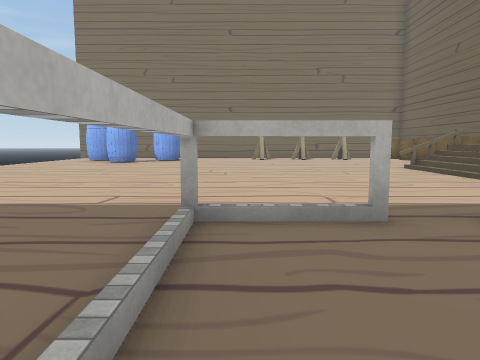
view 1 (above)

16 first-person views from a walk through a 3-D level made in the Unity game engine. The camera is 1.5 m above the floor, tilts 6° down and sees 70° across. The floor is counted in squares, 2 m on a side. Each view is taken from the middle of a square. On the plan, view 1 faces up. The plan holds only what a view shows up to about 11 squares ahead; the rest is blank. The place goes on beyond the plan. The player is left out. Some surface patterns are stand-ins.

view 2
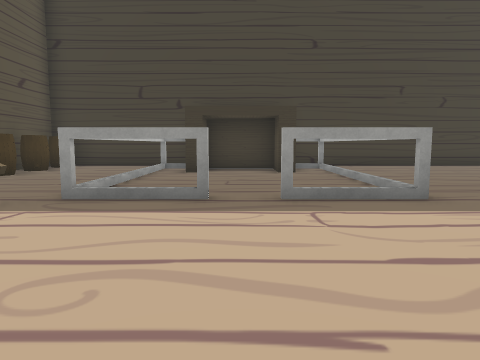

view 3
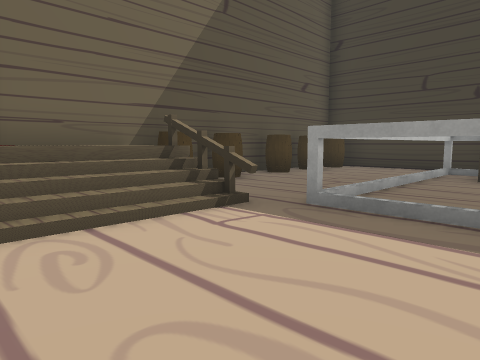

view 4
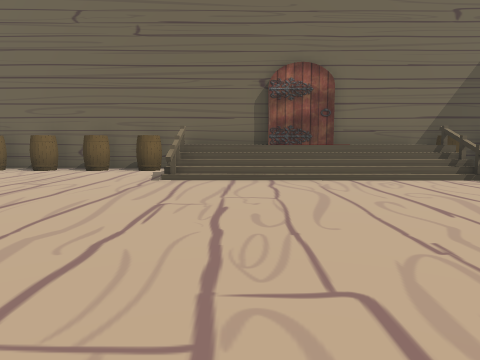

view 5
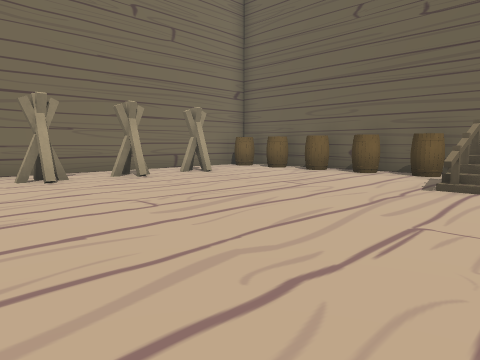

view 6
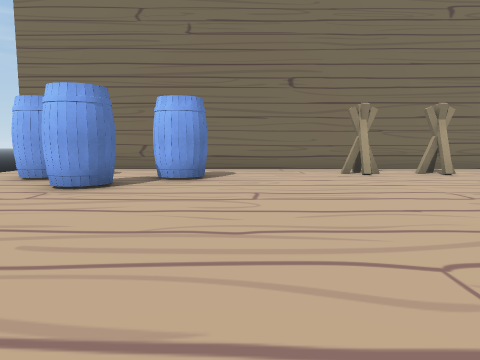

view 7
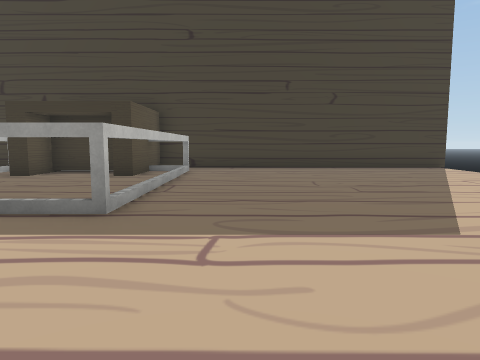

view 8
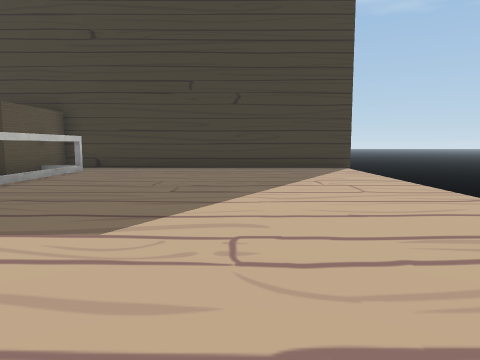

view 9
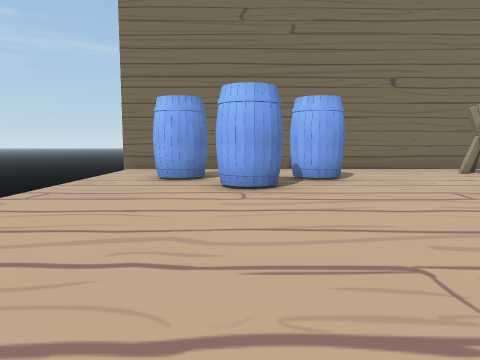

view 10
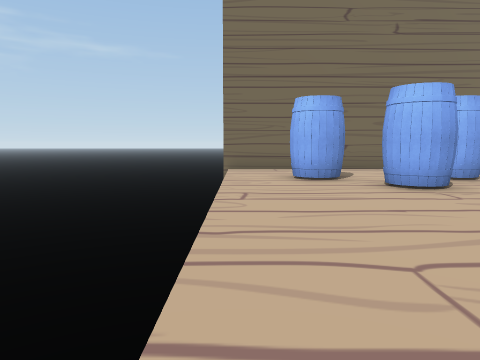

view 11
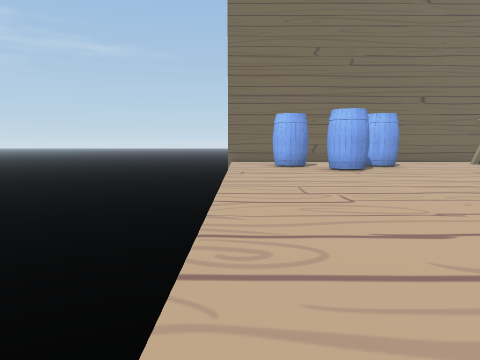

view 12
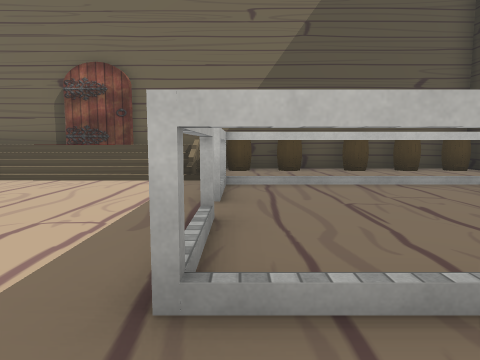

view 13
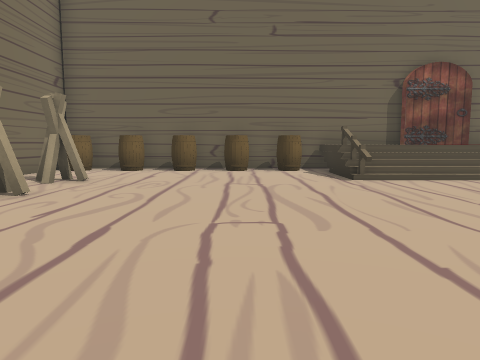

view 14
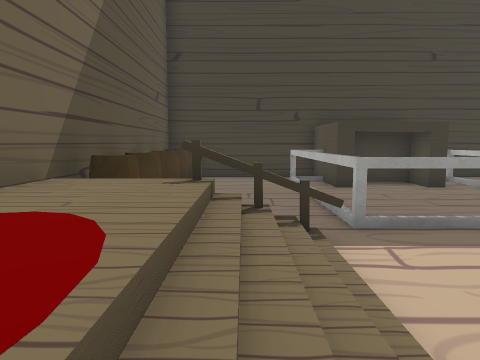

view 15
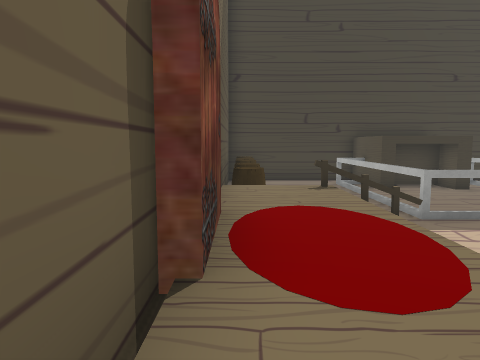

view 16
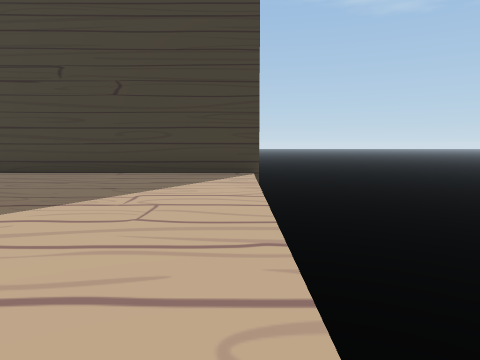

### Floor plan
Key: @ floor where view 1 was taken; # wall or solid block; . main floor; : floor 1.5 m higher than the main floor; / step, stairs or slope; v drop or lower ground; T thing the floor can be seen under or through; B barrel.
Columns run from 9 left of view 1 to 9 right of it. Each row starts with its distance up from view 1.
 19 v################
 18 v................B#
 17 v.........#.#.#...#
 16 v.BB.BB..........B#
 15 v..B..B..........B#
 14 v...B.............#
 13 v................B#
 12 v................B#
 11 v.................#
 10 v.............#/ :#
  9 v.............//::#
  8 v.............//::#
  7 v.............//::#
  6 v.............//::#
  5  .............//::#
  4  .............##/:#
  3  ........##.TT..vB#
  2  .......#....T...B#
  1  .......#....T...B#
  0 v.......#@...T...B#
 -1 v.......#...TT...B#
 -2 v.......#.##TT...B#
 -3 v.......######...B#
 -4 v##########  ######
 -5 v

Positions as (right, up) in squares from view 1, and headings:
1: (0, 0), facing up
2: (2, 8), facing down
3: (2, 7), facing down-right
4: (-2, 9), facing right
5: (-1, 9), facing up-right
6: (-2, 8), facing up
7: (-2, 7), facing down
8: (-5, 7), facing down
9: (-5, 8), facing up
10: (-8, 8), facing up
11: (-8, 4), facing up
12: (-2, 3), facing right
13: (-2, 13), facing right
14: (6, 8), facing down
15: (8, 10), facing down
16: (-8, 5), facing down
